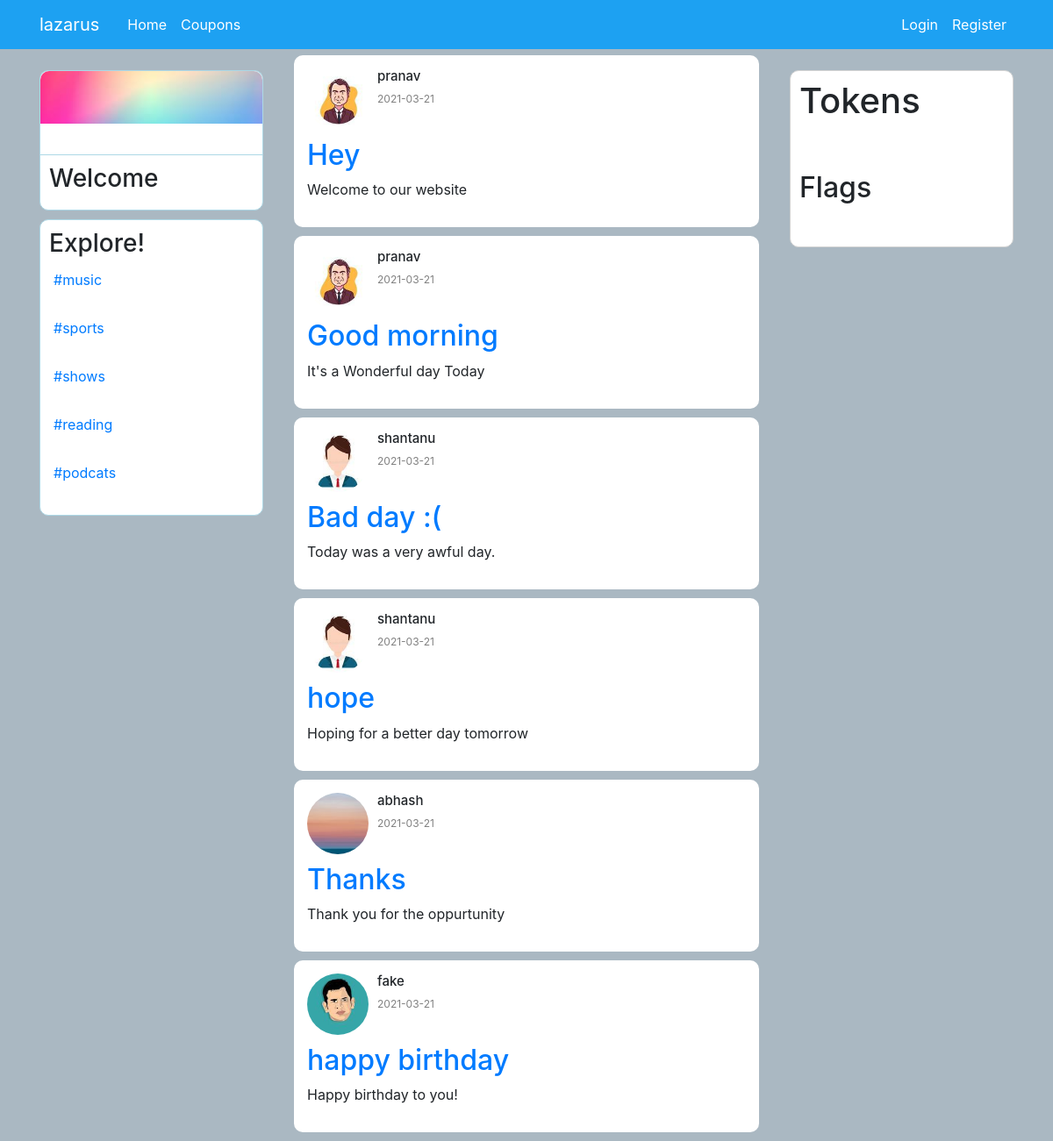
Page /home on the earlier database version.
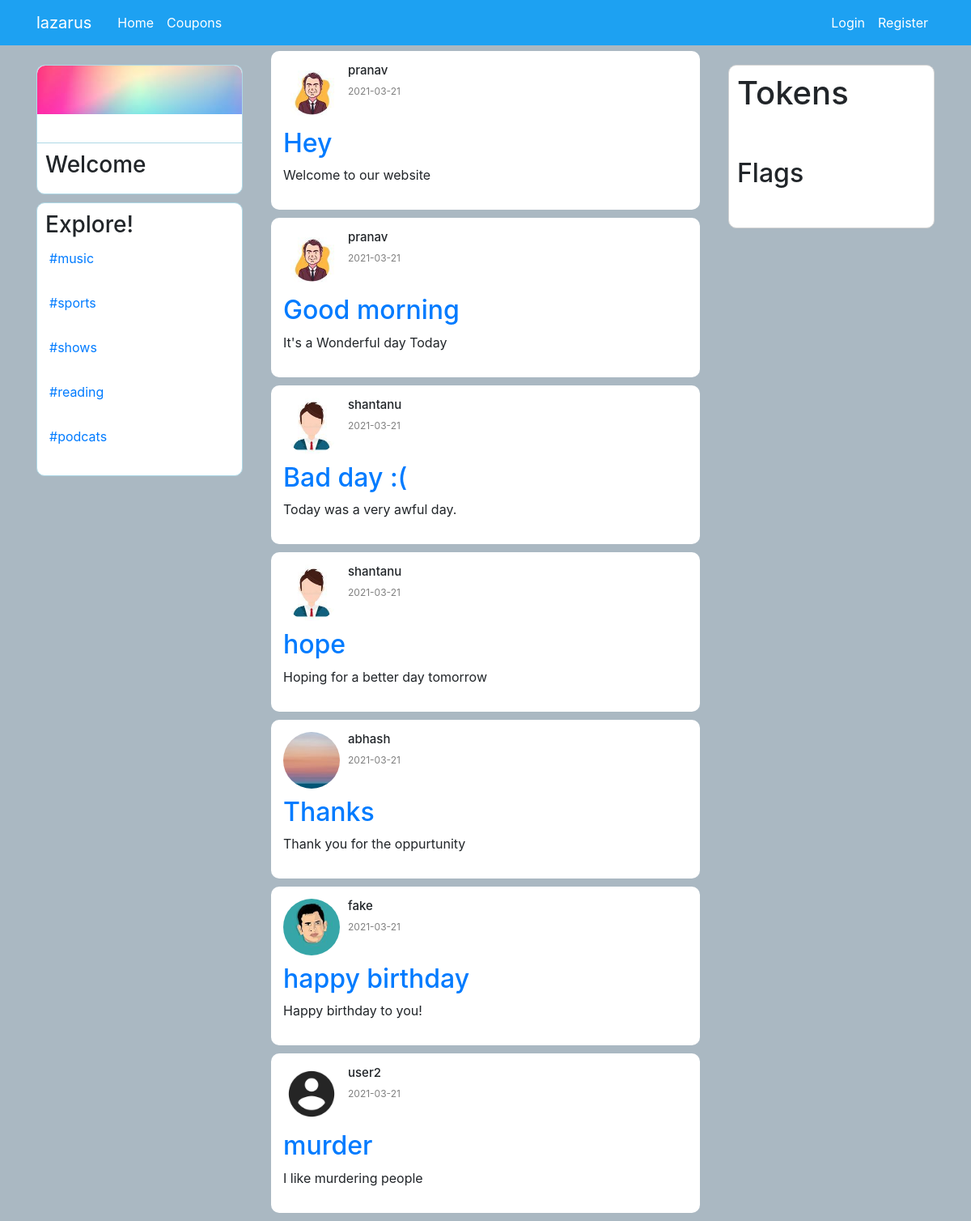
Same page on the later database version.
### appmain/models.py (models this page shows, shortened)
class Post(db.Model):
    id = db.Column(db.Integer, primary_key=True)
    title = db.Column(db.String(100), nullable=False)
    content = db.Column(db.Text, nullable=False)
    date_posted = db.Column(db.DateTime, nullable=False, default=datetime.utcnow)
    user_id = db.Column(db.Integer, db.ForeignKey('user.id'), nullable=False)

class User(db.Model, UserMixin):
    id = db.Column(db.Integer, primary_key=True)
    username = db.Column(db.String(20), unique=True, nullable=False)
    email = db.Column(db.String(120), unique=True, nullable=False)
    image_file = db.Column(db.String(20), nullable=False, default='default.jpg')
    password = db.Column(db.String(60), nullable=False)
    posts = db.relationship('Post', backref='author', lazy=True)
    token_count=db.Column(db.Integer,nullable=False,default=0)
    flag_count=db.Column(db.Integer,nullable=False,default=0)

### appmain/routes.py (the view)
@app.route("/")
@app.route("/home")
def home():
    posts = Post.query.all()
    return render_template('home.html', posts=posts)

### appmain/templates/home.html (shortened to what this page needs)
{% extends "layout.html" %}
{% block content %}
<div class="row">
  <div class="col-md-3">
<div class="sidebar mt-4 d-none d-md-block">
            <div class="sidebar_top ">
              <img src="{{ url_for('static',filename='profile/1.jpg') }}">
             <h2>
             </h2>
            </div>
            <div class="sidebar_stats">
<div class="sidebar_stat">
 <h3>
  Welcome
 </h3>
</div>
            </div>
            <div class="sidebar_bottom">
                <h3>Explore!</h3>
                <div class="sidebar_recentitem para">
                     <p><a href="https://www.spotify.com/us/">#music</a></p>
                 </div>
                  <div class="sidebar_recentitem para">
                      <p><a href="https://www.cricbuzz.com/cricket-match/live-scores">#sports</a></p>
                  </div>
                  <div class="sidebar_recentitem para">
                      <p><a href="https://www.netflix.com/in/">#shows</a></p>
                  </div>
                  <div class="sidebar_recentitem para">
                      <p><a href="https://medium.com/">#reading</a></p>
                  </div>
                  <div class="sidebar_recentitem para">
                   <p><a href="https://podcasts.google.com/">#podcats</a></p>
               </div>
            </div>
</div>
</div>
<div class="col-md-6 p-0 mt-3">
<div class="feed">
{% for post in posts %}
<div class="post">
    <div class="post_header">
      <img class="rounded-circle article-img" src="{{ url_for('static',filename='profile/' + post.author.image_file)}}"
  <img class="fas fa-user "></img>
  <div class="post_info">
    <h2>{{post.author.username}}</h2>
    <p>{{post.date_posted.strftime('%Y-%m-%d')}}</p>
  </div>
  </div>
    <div class="post_body">
      <h2><a class="article-title" href="{{ url_for('post', post_id=post.id) }}">{{ post.title }}</a></h2>
  <p>{{post.content}}</p>
  </div>
  </div>
  {% endfor %}
</div>
</div>
<div class="col-md-3">
<div class="widgets d-none d-md-block">
    <div class="widgets_header token">
      <h1>Tokens</h1>
    </div>
    <div class="widgets_article">
  </div>
  <div class="widgets_article">
    <div class="widgets_articleright flag">
      <h2>Flags</h2>
    </div>
    </div>
    <div class="widgets_article">
      </div>
    </div>
  </div>
</div>
  {% endblock content %}

Differences in the rows shown:
added Post: image_file (placeholder picture), author.username "user2", date_posted "2021-03-21", title "murder", content "I like murdering people"
